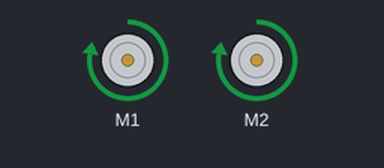
Recording of a sketch running on a simulated Arduino Uno, built with avr-gcc and run on an emulated ATmega328P. Parts: 2 × DC motor (green arrow = forward, orange = backward, longer = faster).

Above: at 1.0 s.
At 3.1 s:
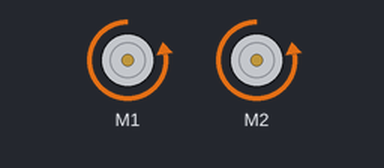
At 5.1 s:
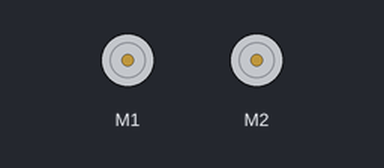
Timing chart, 0 to 7.9 s (numbered marks = the images above):
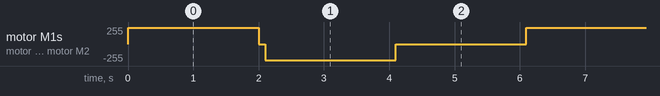

Measured:
- by itself, motor M1, motor M2: repeats every 6.1 s: stopped 0.10 s, backward 244/255 2.0 s, stopped 2.0 s, forward 244/255 2.0 s, until it stays stopped from 16.3 s

The sketch:

TestDCMotorDriver2.ino
```cpp
// (licence header left out)
#include <Makeblock.h>
#include <Arduino.h>
#include <SoftwareSerial.h>
#include <Wire.h>

MeDCMotor motor3(M1);
MeDCMotor motor4(M2);

uint8_t motorSpeed = 500;

MeUltrasonicSensor ultraSensor(PORT_3);

void setup()
{

}
int x = 0;
void loop()
{

  while(x < 3){


        motor3.run(motorSpeed);
	motor4.run(motorSpeed);
	delay(2000);

        motor3.stop();
	motor4.stop();
	delay(100);


        motor3.run(-motorSpeed);
        motor4.run(-motorSpeed);
	delay(2000);

        motor3.stop();
	motor4.stop();
	delay(2000);

    x++;
  }
}
```
